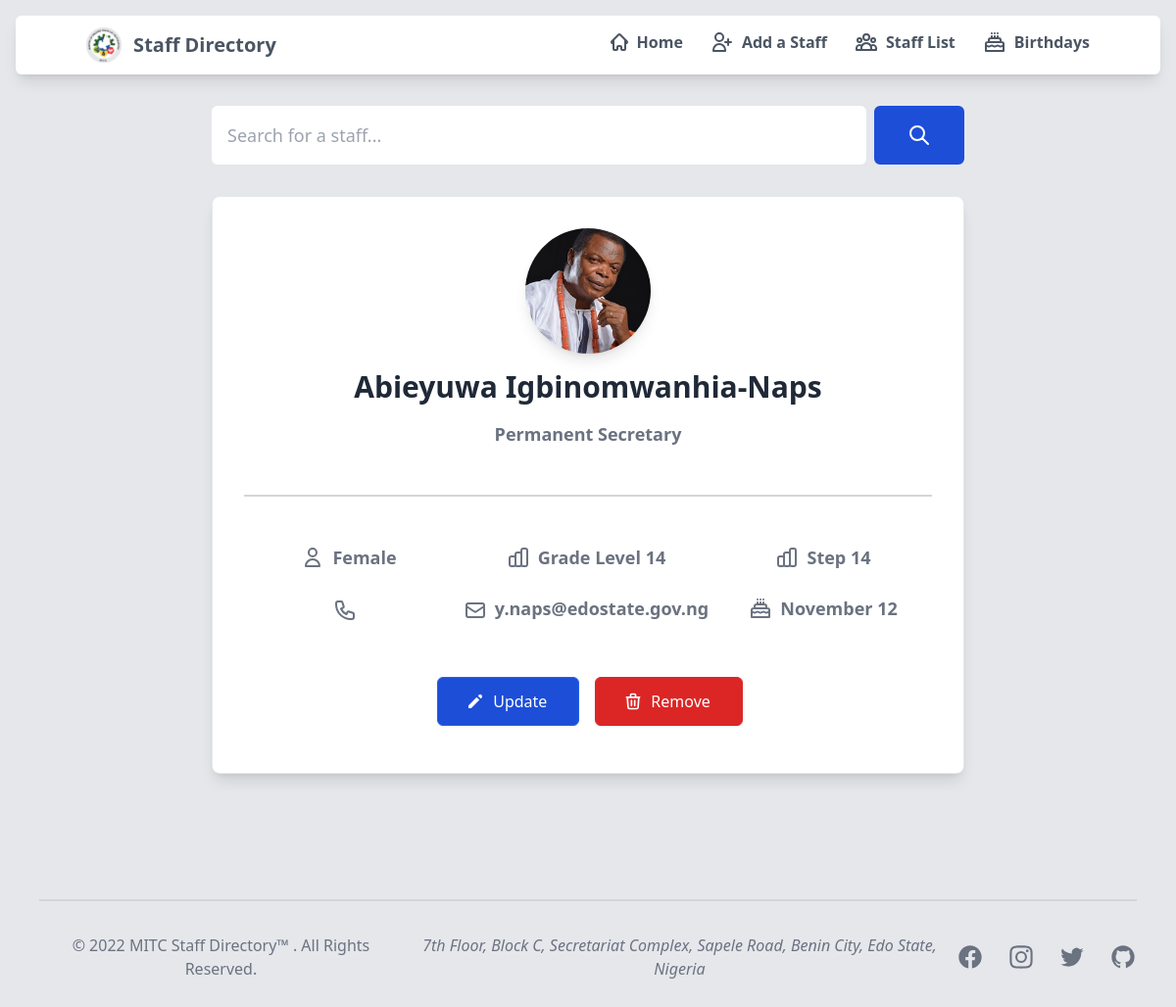
Page /staff/1 on the committed database.
### sendmail/models.py (models this page shows, shortened)
class staffDetails(models.Model):
    first_name = models.CharField(verbose_name='First Name', max_length=20)
    middle_name = models.CharField(verbose_name='Middle Name', max_length=20, null=True, blank=True)
    last_name = models.CharField(verbose_name='Last Name', max_length=20)
    phone_number = PhoneNumberField('Phone Number')
    email = models.EmailField(verbose_name='Official Email', max_length = 254)
    cadre = models.CharField(verbose_name='Cadre', max_length=50, null=True, blank=True)
    level = models.IntegerField('Level', default='1')
    step = models.IntegerField('Step', default='2')
    staff_image = models.ImageField(
        verbose_name="Profile Picture",
        upload_to='staffimages',
        default='staffimages/default.jpg',
        null=True,
        blank=True
    )
    GENDER = (
        (1, 'Male'),
        (2, 'Female'),
        (3, 'Prefer not to say')
    )
    gender = models.IntegerField('Gender', choices=GENDER, default=2)
    def gender_verbose(self):
        return dict(staffDetails.GENDER)[self.gender]
    MONTHS = (
        (1, 'January'),
        (2, 'February'),
        (3, 'March'),
        (4, 'April'),
        (5, 'May'),
        (6, 'June'),
        (7, 'July'),
        (8, 'August'),
        (9, 'September'),
        (10, 'October'),
        (11, 'November'),
        (12, 'December')
    )
    birth_month = models.IntegerField('Birth Month', choices=MONTHS, default=1, blank=False)
    birth_day = models.IntegerField(verbose_name='Birth Day', blank=True, null=True)
    def birth_month_verbose(self):
        return dict(staffDetails.MONTHS)[self.birth_month]
    class Meta:
        db_table = 'sendmail_staffdetails'

### sendmail/views.py (the view)
# urls.py: re_path(r'^staff/(?P<pk>\d+)$', views.staffDetailsView.as_view(), name='staffdetails'),
class staffDetailsView(DetailView):
    context_object_name = 'staff'  # your own name for the list as a template variable
    template_name = 'staffdetails.html'
    def get_queryset(self):
        return staffDetails.objects.all().distinct()
    def get_context_data(self, **kwargs):
        context = super(staffDetailsView, self).get_context_data(**kwargs)
        context['title'] = "Staff's Details"
        context['phone_number_default'] = staffDetails._meta.get_field('phone_number').get_default()
        return context

### sendmail/templates/staffdetails.html (shortened to what this page needs)
{% extends "base.html" %}
{% load static tailwind_tags %}
{% load widget_tweaks %}
{% load static %}
{% block content %}
    <div class="max-w-3xl rounded-lg mx-auto mt-8 mb-8">
        <form action="{% url 'searchresult' %}" class="flex items-center" method="GET">
            <div class="relative w-full">
                <input type="text" id="simple-search" name="q" class="bg-white block font-medium border border-none text-gray-900 text-lg rounded-md
                                                        focus:border-blue-500 block w-full p-4
                                                        focus:ring-2 focus:outline-none focus:ring-blue-500
                                                        dark:bg-gray-700 dark:border-gray-600 dark:placeholder-gray-400
                                                        dark:text-white dark:focus:ring-blue-500 dark:focus:border-blue-500"
                    placeholder="Search for a staff..." required>
            </div>
            <button type="submit" class="px-8 py-4 ml-2 text-md font-medium text-white bg-blue-700 rounded-md border
                                        border-2 border-blue-700 hover:border-blue-800 hover:bg-blue-800 focus:ring-4 focus:outline-none focus:ring-blue-300
                                        dark:bg-blue-600 dark:hover:bg-blue-700 dark:focus:ring-blue-800">
                <svg class="w-6 h-6" fill="none" stroke="currentColor" viewBox="0 0 24 24"
                    xmlns="http://www.w3.org/2000/svg">
                    <path stroke-linecap="round" stroke-linejoin="round" stroke-width="2"
                        d="M21 21l-6-6m2-5a7 7 0 11-14 0 7 7 0 0114 0z"></path>
                </svg>
            </button>
        </form>
    </div>
    <div class="max-w-3xl mx-auto px-8 mb-32 bg-white rounded-lg border border-gray-200 shadow-lg dark:bg-gray-800 dark:border-gray-700">
        <div class="flex flex-col items-center py-8">
            <img class="mb-4 w-32 h-32 rounded-full shadow-lg" src="{{ staff.staff_image.url }}"
                alt="{{ staff.first_name }} {{ staff.last_name }} image">
            <h5 class="mb-4 text-3xl text-center font-extrabold text-gray-800 dark:text-white">
                {{ staff.first_name }}
                {{ staff.last_name }}
            </h5>
            {% if staff.cadre %}
                <span class="mb-8 md:mb-8 lg:mb-4 text-lg font-bold text-center text-gray-500">
                    {{ staff.cadre }}
                </span>
                {% else %}
                    <span class="mb-8 md:mb-8 lg:mb-4 text-lg font-bold text-center text-gray-500">
                        Cadre not given
                    </span>
            {% endif %}
		    <hr class="mb-4 border border-1 border-gray-300 w-full mx-auto dark:border-gray-700 lg:my-8">
            <div class="grid gap-6 mt-4 md:mt-4 mb-8 md:grid-cols-2 lg:grid-cols-3 justify-center">
                <div class="flex flex-row items-center justify-center">
                    <span class="inline-flex items-center">
                        <svg xmlns="http://www.w3.org/2000/svg" class="-ml-1 mr-2 text-gray-500 h-6 w-6" fill="none" viewBox="0 0 24 24"
                            stroke="currentColor" stroke-width="2">
                            <path stroke-linecap="round" stroke-linejoin="round"
                                d="M16 7a4 4 0 11-8 0 4 4 0 018 0zM12 14a7 7 0 00-7 7h14a7 7 0 00-7-7z" />
                        </svg>
                        <p class="text-lg font-bold text-gray-500 text-center dark:text-gray-400">{{ staff.gender_verbose }}</p>
                    </span>
                </div>
                <div class="flex flex-row items-center justify-center">
                    <span class="inline-flex items-center">
                        {% if staff.level %}
                            <p class="text-lg font-bold text-gray-500 dark:text-gray-400">Grade Level {{ staff.level }}</p>
                            {% else %}
                                <span class="-mt-1 text-lg font-bold text-gray-500 dark:text-gray-400"><em>not given</em></span>
                        {% endif %}
                    </span>
                </div>
                <div class="flex flex-row align-middle justify-center">
                    <span class="inline-flex items-center">
                        {% if staff.step %}
                            <p class="text-lg font-bold text-gray-500 dark:text-gray-400">Step {{ staff.step }}</p>
                            {% else %}
                                <span class="-mt-1 text-lg font-bold text-gray-500 dark:text-gray-400"><em>not given</em></span>
                        {% endif %}
                    </span>
                </div>
                <div class="flex flex-row items-center justify-center">
                    <span class="inline-flex">
                    </span>
                </div>
                <div class="flex flex-row items-center justify-center">
                    <span class="inline-flex">
                        {% if staff.email %}
                            <p class="text-lg font-bold text-gray-500 dark:text-gray-400">{{ staff.email }}</p>
                            {% else %}
                                <span class="text-lg font-bold text-gray-500 dark:text-gray-400"><em>email not given</em></span>
                        {% endif %}
                    </span>
                </div>
                <div class="flex flex-row items-center justify-center">
                    {% if staff.birth_day %}
                        <p class="text-lg font-bold text-gray-500 dark:text-gray-400">{{ staff.birth_month_verbose }} {{ staff.birth_day }}</p>
                        {% else %}
                            <span class="text-lg font-bold text-gray-500 dark:text-gray-400"><em>birthday</em></span>
                    {% endif %}
                </div>
            </div>
            <div class="flex mt-4 mb-4 space-x-3 lg:mt-6">
                <a href="{% url 'updatestaff' staff.id %}">
                    <button type="button" class="inline-flex items-center mr-1 ml-1 px-8 py-3 border border-blue-600 rounded-md shadow-sm
                                                text-md font-medium text-white bg-blue-700 hover:border-indigo-500 hover:bg-blue-800
                                                text-center focus:outline-none focus:ring-4 focus:ring-blue-400">
                        <span class="inline-flex items-center">
                            <svg class="-ml-1 mr-2 h-5 w-5 text-white" xmlns="http://www.w3.org/2000/svg" viewBox="0 0 20 20"
                                fill="currentColor" aria-hidden="true">
                                <path
                                    d="M13.586 3.586a2 2 0 112.828 2.828l-.793.793-2.828-2.828.793-.793zM11.379 5.793L3 14.172V17h2.828l8.38-8.379-2.83-2.828z" />
                            </svg>
                            Update
                        </span>
                    </button>
                </a>
                <button data-modal-toggle="popup-modal" type="button" class="inline-flex items-center ml-1 px-8 py-3 border border-red-600 rounded-md shadow-sm
                                                            text-md font-medium text-white bg-red-600 hover:border-red-700 hover:bg-red-700
                                                            focus:outline-none focus:ring-4 focus:ring-red-400"
                    data-modal-toggle="popup-modal">
                    Remove
                </button>
            </div>
        </div>
    </div>
{% endblock %}

### rows in the picture
staffDetails: staff_image (picture), first_name "Abieyuwa", last_name "Igbinomwanhia-Naps", cadre "Permanent Secretary", gender_verbose "Female", level "14", step "14", email "y.naps@edostate.gov.ng", birth_month_verbose "November", birth_day "12"
